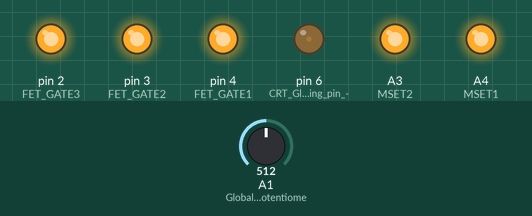
This sketch was run on a simulated Arduino Nano, built with avr-gcc and run on an emulated ATmega328P. Parts: output pins drawn as LEDs (lit = HIGH). Inputs (shaded band) come from the test bench; at power-on: A1 (Global_Dimming_potentiome) = 512.

Above: at 1.2 s.
1.3 s: A1 (Global_Dimming_potentiome) set to 122
At 2.0 s:
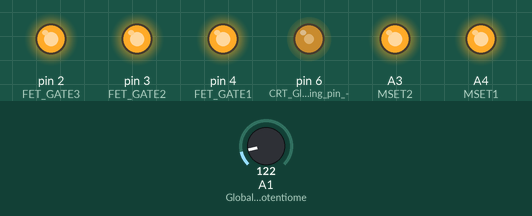
2.8 s: A1 (Global_Dimming_potentiome) set to 0
At 3.2 s:
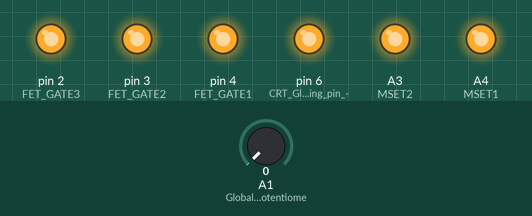
4.3 s: A1 (Global_Dimming_potentiome) set to 1023
At 5.5 s:
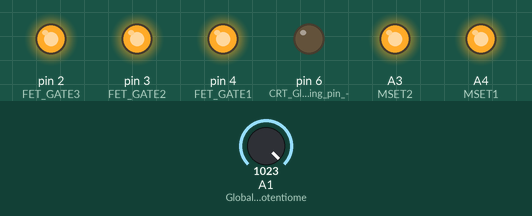
5.8 s: A1 (Global_Dimming_potentiome) set to 1004
At 6.6 s:
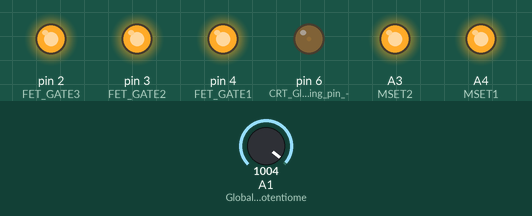
Timing chart, 0 to 8.3 s (numbered marks = the images above; inputs shaded):
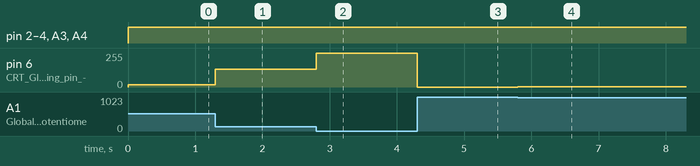

The sketch:

GlobalDimming.ino
```cpp
//BD18347AEFV-C EVK for Global Dimming

//Last Modified: 1/8/25
// Change: add exponential global dimming

int globaldimminput = 0;
int globaldimmoutput = 0;

void setup() {

  pinMode(2,OUTPUT); // FET GATE3
  pinMode(3,OUTPUT); // FET GATE2
  pinMode(4,OUTPUT); // FET GATE1
  pinMode(6,OUTPUT); // CRT Global Dimming pin -> !!!! need to short D6 to A5 on the EVK !!!!
  pinMode(A1,INPUT); // Global Dimming potentiometer
  pinMode(A5,INPUT); // set A5 as input so that it doesn't affect CRT
  pinMode(A4,OUTPUT); // MSET1
  pinMode(A3,OUTPUT); // MSET2

  //Serial.begin(9600);

}

void loop() {

  digitalWrite(2, HIGH); digitalWrite(3,HIGH); digitalWrite(4,HIGH); // Turn on all the FETs

  globaldimminput = 1023-analogRead(A1);
  //Serial.print("Global Dimm In ="); Serial.print(globaldimminput); Serial.print('\n');

  if(globaldimminput != 0)
  {
    globaldimmoutput = 1.045*exp(0.0054*globaldimminput); // exponential dimming
    globaldimmoutput = constrain(globaldimmoutput,0,255);
  }
  else
  {
    globaldimmoutput = 0;
  }

  //globaldimmoutput = map(globaldimminput,0,1023,0,255);
  //Serial.print("Global Dimm Out ="); Serial.print(globaldimmoutput); Serial.print('\n');

  analogWrite(6, globaldimmoutput); // write the PWM duty based on reading at A1 (pin A5 Nano PWM frequency is 980Hz according to https://www.arduino.cc/reference/tr/language/functions/analog-io/analogwrite/

  analogWrite(A4,255);
  analogWrite(A3,255); //set MSET1 and MSET2 = HIGH

  //delay(1000);

}
```

Measured:
- after the input at 1.3 s, pin 6 (CRT_Global_Dimming_pin_-): 16/255 → 135/255 at once
- after the input at 2.8 s, pin 6 (CRT_Global_Dimming_pin_-): 135/255 → 255/255 at once
- after the input at 4.3 s, pin 6 (CRT_Global_Dimming_pin_-): 255/255 → 0/255 at once
- after the input at 5.8 s, pin 6 (CRT_Global_Dimming_pin_-): 0/255 → 1/255 at once
